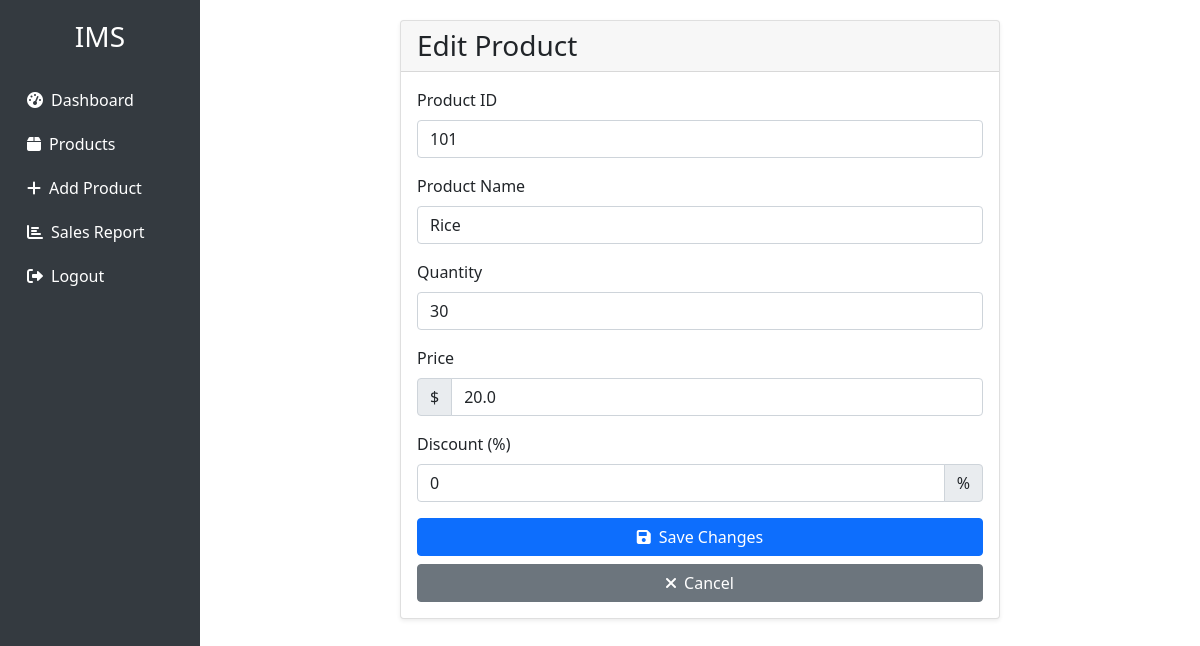
Page /edit_product/1 (signed in) on the committed database.
### app.py (models this page shows)
class Product(db.Model):
    id = db.Column(db.Integer, primary_key=True)
    product_id = db.Column(db.String(50), unique=True, nullable=False)
    name = db.Column(db.String(100), nullable=False)
    quantity = db.Column(db.Integer, nullable=False)
    price = db.Column(db.Float, nullable=False)
    discount = db.Column(db.Integer, default=0)
    num_sold = db.Column(db.Integer, default=0)
    sales = db.Column(db.Float, default=0.0)

### app.py (the view, shortened to what this page needs)
@app.route('/edit_product/<int:id>', methods=['GET', 'POST'])
@login_required
def edit_product(id):
    if not current_user.is_admin:
        flash('Access denied. Admin privileges required.', 'danger')
        return redirect(url_for('dashboard'))
    try:
        product = Product.query.get_or_404(id)
        return render_template('edit_product.html', product=product)
    except Exception as e:
        flash(f'Error loading product: {str(e)}', 'danger')
        return redirect(url_for('products'))

### app.py (called while the page is built)
@login_manager.user_loader
def load_user(user_id):
    return User.query.get(int(user_id))

### templates/edit_product.html (shortened to what this page needs)
{% extends "base.html" %}
{% block authenticated_content %}
<div class="container-fluid">
    <div class="row justify-content-center">
        <div class="col-md-8">
            <div class="card">
                <div class="card-header">
                    <h3 class="mb-0">Edit Product</h3>
                </div>
                <div class="card-body">
                    <form method="POST" action="{{ url_for('edit_product', id=product.id) }}">
                        <div class="mb-3">
                            <label for="product_id" class="form-label">Product ID</label>
                            <input type="text" class="form-control" id="product_id" name="product_id" value="{{ product.product_id }}" required>
                        </div>
                        <div class="mb-3">
                            <label for="name" class="form-label">Product Name</label>
                            <input type="text" class="form-control" id="name" name="name" value="{{ product.name }}" required>
                        </div>
                        <div class="mb-3">
                            <label for="quantity" class="form-label">Quantity</label>
                            <input type="number" class="form-control" id="quantity" name="quantity" min="0" value="{{ product.quantity }}" required>
                        </div>
                        <div class="mb-3">
                            <label for="price" class="form-label">Price</label>
                            <div class="input-group">
                                <span class="input-group-text">$</span>
                                <input type="number" class="form-control" id="price" name="price" min="0" step="0.01" value="{{ product.price }}" required>
                            </div>
                        </div>
                        <div class="mb-3">
                            <label for="discount" class="form-label">Discount (%)</label>
                            <div class="input-group">
                                <input type="number" class="form-control" id="discount" name="discount" min="0" max="100" value="{{ product.discount }}">
                                <span class="input-group-text">%</span>
                            </div>
                        </div>
                        <div class="d-grid gap-2">
                            <button type="submit" class="btn btn-primary">
                                <i class="fas fa-save me-2"></i>Save Changes
                            </button>
                            <a href="{{ url_for('products') }}" class="btn btn-secondary">
                                <i class="fas fa-times me-2"></i>Cancel
                            </a>
                        </div>
                    </form>
                </div>
            </div>
        </div>
    </div>
</div>
{% endblock %}

### templates/base.html (style rules this page uses)
.card { margin-bottom: 20px; box-shadow: 0 0.125rem 0.25rem rgba(0, 0, 0, 0.075); }

### rows in the picture
Product: product_id "101", name "Rice", quantity "30", price "20.0", discount "0"
